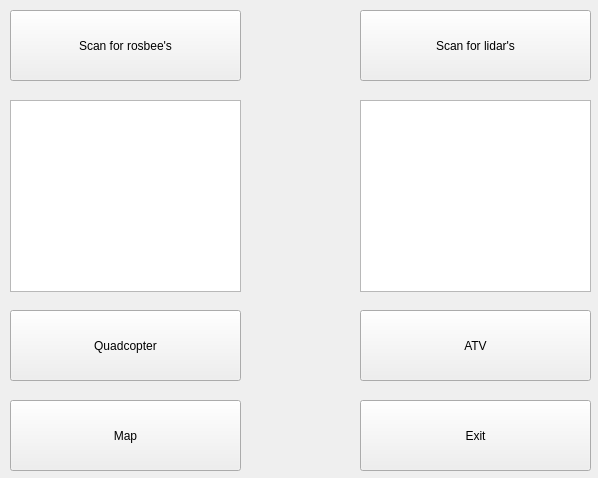
<?xml version="1.0" encoding="UTF-8"?>
<ui version="4.0">
 <class>MainWindow</class>
 <widget class="QMainWindow" name="MainWindow">
  <property name="geometry">
   <rect>
    <x>0</x>
    <y>0</y>
    <width>598</width>
    <height>478</height>
   </rect>
  </property>
  <property name="windowTitle">
   <string>MainWindow</string>
  </property>
  <widget class="QWidget" name="centralWidget">
   <widget class="QPushButton" name="QuadButton">
    <property name="geometry">
     <rect>
      <x>10</x>
      <y>310</y>
      <width>231</width>
      <height>71</height>
     </rect>
    </property>
    <property name="text">
     <string>Quadcopter</string>
    </property>
   </widget>
   <widget class="QPushButton" name="ATVButton">
    <property name="geometry">
     <rect>
      <x>360</x>
      <y>310</y>
      <width>231</width>
      <height>71</height>
     </rect>
    </property>
    <property name="text">
     <string>ATV</string>
    </property>
   </widget>
   <widget class="QPushButton" name="RosbeeButton">
    <property name="geometry">
     <rect>
      <x>10</x>
      <y>10</y>
      <width>231</width>
      <height>71</height>
     </rect>
    </property>
    <property name="text">
     <string>Scan for rosbee's</string>
    </property>
   </widget>
   <widget class="QPushButton" name="LidarButton">
    <property name="geometry">
     <rect>
      <x>360</x>
      <y>10</y>
      <width>231</width>
      <height>71</height>
     </rect>
    </property>
    <property name="text">
     <string>Scan for lidar's</string>
    </property>
   </widget>
   <widget class="QPushButton" name="MapButton">
    <property name="geometry">
     <rect>
      <x>10</x>
      <y>400</y>
      <width>231</width>
      <height>71</height>
     </rect>
    </property>
    <property name="text">
     <string>Map</string>
    </property>
   </widget>
   <widget class="QPushButton" name="ExitButton">
    <property name="geometry">
     <rect>
      <x>360</x>
      <y>400</y>
      <width>231</width>
      <height>71</height>
     </rect>
    </property>
    <property name="text">
     <string>Exit</string>
    </property>
   </widget>
   <widget class="QListWidget" name="Rosbeelist">
    <property name="geometry">
     <rect>
      <x>10</x>
      <y>100</y>
      <width>231</width>
      <height>192</height>
     </rect>
    </property>
    <property name="editTriggers">
     <set>QAbstractItemView::DoubleClicked|QAbstractItemView::EditKeyPressed</set>
    </property>
   </widget>
   <widget class="QListWidget" name="Lidarlist">
    <property name="geometry">
     <rect>
      <x>360</x>
      <y>100</y>
      <width>231</width>
      <height>192</height>
     </rect>
    </property>
   </widget>
  </widget>
 </widget>
 <layoutdefault spacing="6" margin="11"/>
 <resources/>
 <connections/>
</ui>
